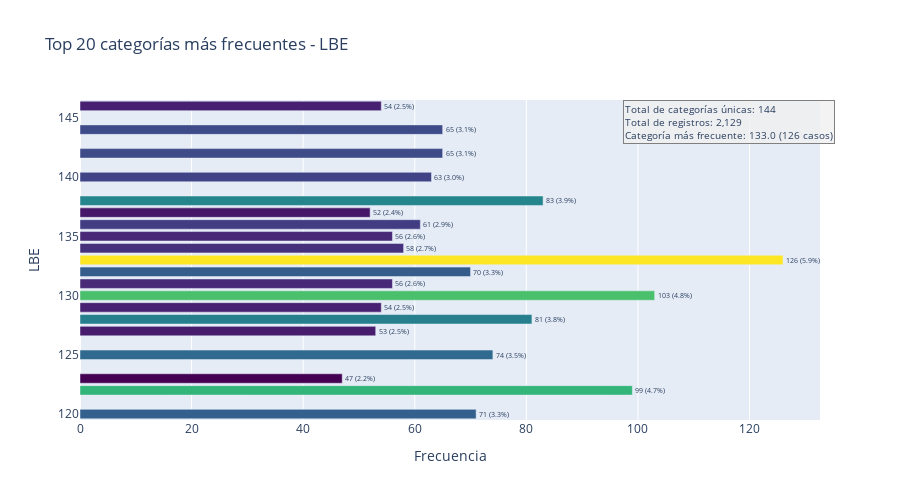

Write notebook code for a chart like this one.
### Markdown cell above
### 3.2 Barras Horizontales

### Code cell
visualization.plot_interactive_bar_horizontal(datos_imputados, column='LBE')

### Figure 1 — Plotly figure (JSON) as saved in the notebook; plotly's stock layout.template omitted (floating-point values rounded to 4 significant figures)
{"data": [{"hovertemplate": "Frecuencia=%{x}<br>LBE=%{y}<br>text=%{text}<br>color=%{marker.color}<extra></extra>", "legendgroup": "", "marker": {"color": [126, 103, 99, 83, 81, 74, 71, 70, 65, 65, 63, 61, 58, 56, 56, 54, 54, 53, 52, 47], "coloraxis": "coloraxis", "pattern": {"shape": ""}}, "name": "", "orientation": "h", "showlegend": false, "text": ["126 (5.9%)", "103 (4.8%)", "99 (4.7%)", "83 (3.9%)", "81 (3.8%)", "74 (3.5%)", "71 (3.3%)", "70 (3.3%)", "65 (3.1%)", "65 (3.1%)", "63 (3.0%)", "61 (2.9%)", "58 (2.7%)", "56 (2.6%)", "56 (2.6%)", "54 (2.5%)", "54 (2.5%)", "53 (2.5%)", "52 (2.4%)", "47 (2.2%)"], "textfont": {"size": 10}, "textposition": "outside", "texttemplate": "%{text}", "type": "bar", "x": [126, 103, 99, 83, 81, 74, 71, 70, 65, 65, 63, 61, 58, 56, 56, 54, 54, 53, 52, 47], "xaxis": "x", "y": [133.0, 130.0, 122.0, 138.0, 128.0, 125.0, 120.0, 132.0, 144.0, 142.0, 140.0, 136.0, 134.0, 135.0, 131.0, 129.0, 146.0, 127.0, 137.0, 123.0], "yaxis": "y"}], "layout": {"annotations": [{"align": "left", "bgcolor": "rgba(240,240,240,0.8)", "bordercolor": "gray", "borderwidth": 1, "font": {"size": 10}, "showarrow": false, "text": "Total de categorías únicas: 144<br>Total de registros: 2,129<br>Categoría más frecuente: 133.0 (126 casos)", "x": 1.02, "xref": "paper", "y": 1, "yref": "paper"}], "barmode": "relative", "coloraxis": {"colorbar": {"title": {"text": "color"}}, "colorscale": [[0, "#440154"], [0.1111, "#482878"], [0.2222, "#3e4989"], [0.3333, "#31688e"], [0.4444, "#26828e"], [0.5556, "#1f9e89"], [0.6667, "#35b779"], [0.7778, "#6ece58"], [0.8889, "#b5de2b"], [1, "#fde725"]], "showscale": false}, "height": 500, "legend": {"tracegroupgap": 0}, "showlegend": false, "title": {"text": "Top 20 categorías más frecuentes - LBE"}, "xaxis": {"anchor": "y", "domain": [0, 1], "title": {"text": "Frecuencia"}}, "yaxis": {"anchor": "x", "categoryorder": "total ascending", "domain": [0, 1], "title": {"text": "LBE"}}}}
